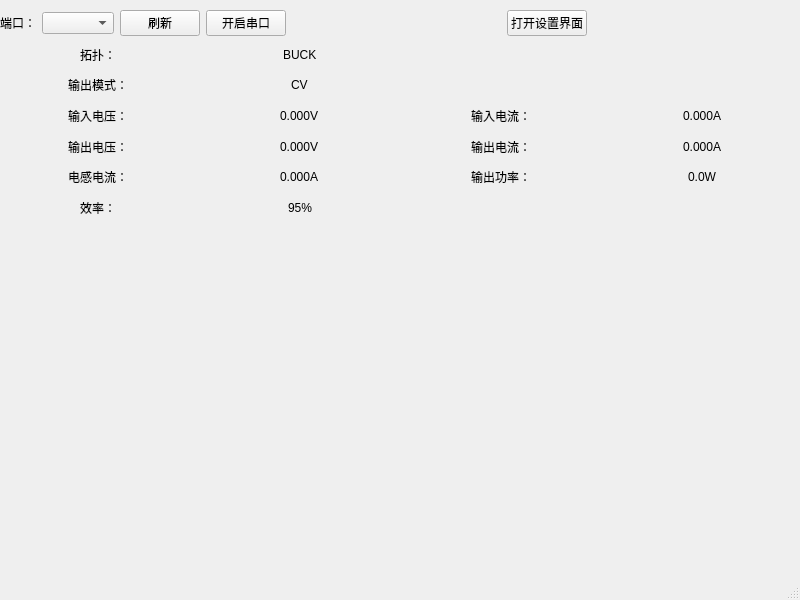
<?xml version="1.0" encoding="UTF-8"?>
<ui version="4.0">
 <class>MainWindow</class>
 <widget class="QMainWindow" name="MainWindow">
  <property name="geometry">
   <rect>
    <x>0</x>
    <y>0</y>
    <width>800</width>
    <height>600</height>
   </rect>
  </property>
  <property name="windowTitle">
   <string>MainWindow</string>
  </property>
  <widget class="QWidget" name="centralwidget">
   <widget class="QWidget" name="layoutWidget">
    <property name="geometry">
     <rect>
      <x>0</x>
      <y>10</y>
      <width>801</width>
      <height>210</height>
     </rect>
    </property>
    <layout class="QVBoxLayout" name="verticalLayout">
     <item>
      <layout class="QHBoxLayout" name="horizontalLayout">
       <item>
        <widget class="QLabel" name="label">
         <property name="text">
          <string>端口：</string>
         </property>
        </widget>
       </item>
       <item>
        <widget class="QComboBox" name="comboBox"/>
       </item>
       <item>
        <widget class="QPushButton" name="pushButton_2">
         <property name="text">
          <string>刷新</string>
         </property>
        </widget>
       </item>
       <item>
        <widget class="QPushButton" name="pushButton">
         <property name="text">
          <string>开启串口</string>
         </property>
        </widget>
       </item>
       <item>
        <spacer name="horizontalSpacer_2">
         <property name="orientation">
          <enum>Qt::Horizontal</enum>
         </property>
         <property name="sizeHint" stdset="0">
          <size>
           <width>40</width>
           <height>20</height>
          </size>
         </property>
        </spacer>
       </item>
       <item>
        <widget class="QPushButton" name="open_set_btn">
         <property name="text">
          <string>打开设置界面</string>
         </property>
        </widget>
       </item>
       <item>
        <spacer name="horizontalSpacer">
         <property name="orientation">
          <enum>Qt::Horizontal</enum>
         </property>
         <property name="sizeHint" stdset="0">
          <size>
           <width>40</width>
           <height>20</height>
          </size>
         </property>
        </spacer>
       </item>
      </layout>
     </item>
     <item>
      <layout class="QGridLayout" name="gridLayout">
       <item row="5" column="1" alignment="Qt::AlignHCenter">
        <widget class="QLabel" name="efficiency">
         <property name="text">
          <string>95%</string>
         </property>
        </widget>
       </item>
       <item row="1" column="1" alignment="Qt::AlignHCenter">
        <widget class="QLabel" name="out_mode">
         <property name="text">
          <string>CV</string>
         </property>
        </widget>
       </item>
       <item row="2" column="3" alignment="Qt::AlignHCenter">
        <widget class="QLabel" name="Iin">
         <property name="text">
          <string>0.000A</string>
         </property>
        </widget>
       </item>
       <item row="1" column="0" alignment="Qt::AlignHCenter">
        <widget class="QLabel" name="label_14">
         <property name="text">
          <string>输出模式：</string>
         </property>
        </widget>
       </item>
       <item row="2" column="2" alignment="Qt::AlignHCenter">
        <widget class="QLabel" name="label_4">
         <property name="text">
          <string>输入电流：</string>
         </property>
        </widget>
       </item>
       <item row="5" column="0" alignment="Qt::AlignHCenter">
        <widget class="QLabel" name="label_16">
         <property name="text">
          <string>效率：</string>
         </property>
        </widget>
       </item>
       <item row="2" column="0" alignment="Qt::AlignHCenter">
        <widget class="QLabel" name="label_3">
         <property name="text">
          <string>输入电压：</string>
         </property>
        </widget>
       </item>
       <item row="3" column="2" alignment="Qt::AlignHCenter">
        <widget class="QLabel" name="label_5">
         <property name="text">
          <string>输出电流：</string>
         </property>
        </widget>
       </item>
       <item row="0" column="1" alignment="Qt::AlignHCenter">
        <widget class="QLabel" name="label_2">
         <property name="text">
          <string>BUCK</string>
         </property>
        </widget>
       </item>
       <item row="2" column="1" alignment="Qt::AlignHCenter">
        <widget class="QLabel" name="Vin">
         <property name="text">
          <string>0.000V</string>
         </property>
        </widget>
       </item>
       <item row="4" column="2" alignment="Qt::AlignHCenter">
        <widget class="QLabel" name="label_18">
         <property name="text">
          <string>输出功率：</string>
         </property>
        </widget>
       </item>
       <item row="3" column="0" alignment="Qt::AlignHCenter">
        <widget class="QLabel" name="label_6">
         <property name="text">
          <string>输出电压：</string>
         </property>
        </widget>
       </item>
       <item row="3" column="3" alignment="Qt::AlignHCenter">
        <widget class="QLabel" name="Iout">
         <property name="text">
          <string>0.000A</string>
         </property>
        </widget>
       </item>
       <item row="0" column="2">
        <layout class="QHBoxLayout" name="horizontalLayout_2"/>
       </item>
       <item row="3" column="1" alignment="Qt::AlignHCenter">
        <widget class="QLabel" name="Vout">
         <property name="text">
          <string>0.000V</string>
         </property>
        </widget>
       </item>
       <item row="4" column="1" alignment="Qt::AlignHCenter">
        <widget class="QLabel" name="iL">
         <property name="text">
          <string>0.000A</string>
         </property>
        </widget>
       </item>
       <item row="4" column="0" alignment="Qt::AlignHCenter">
        <widget class="QLabel" name="label_7">
         <property name="text">
          <string>电感电流：</string>
         </property>
        </widget>
       </item>
       <item row="4" column="3" alignment="Qt::AlignHCenter">
        <widget class="QLabel" name="out_power">
         <property name="text">
          <string>0.0W</string>
         </property>
        </widget>
       </item>
       <item row="0" column="0" alignment="Qt::AlignHCenter">
        <widget class="QLabel" name="label_13">
         <property name="text">
          <string>拓扑：</string>
         </property>
        </widget>
       </item>
      </layout>
     </item>
    </layout>
   </widget>
  </widget>
  <widget class="QStatusBar" name="statusbar"/>
  <widget class="QMenuBar" name="menuBar">
   <property name="geometry">
    <rect>
     <x>0</x>
     <y>0</y>
     <width>800</width>
     <height>22</height>
    </rect>
   </property>
  </widget>
 </widget>
 <resources/>
 <connections/>
</ui>
